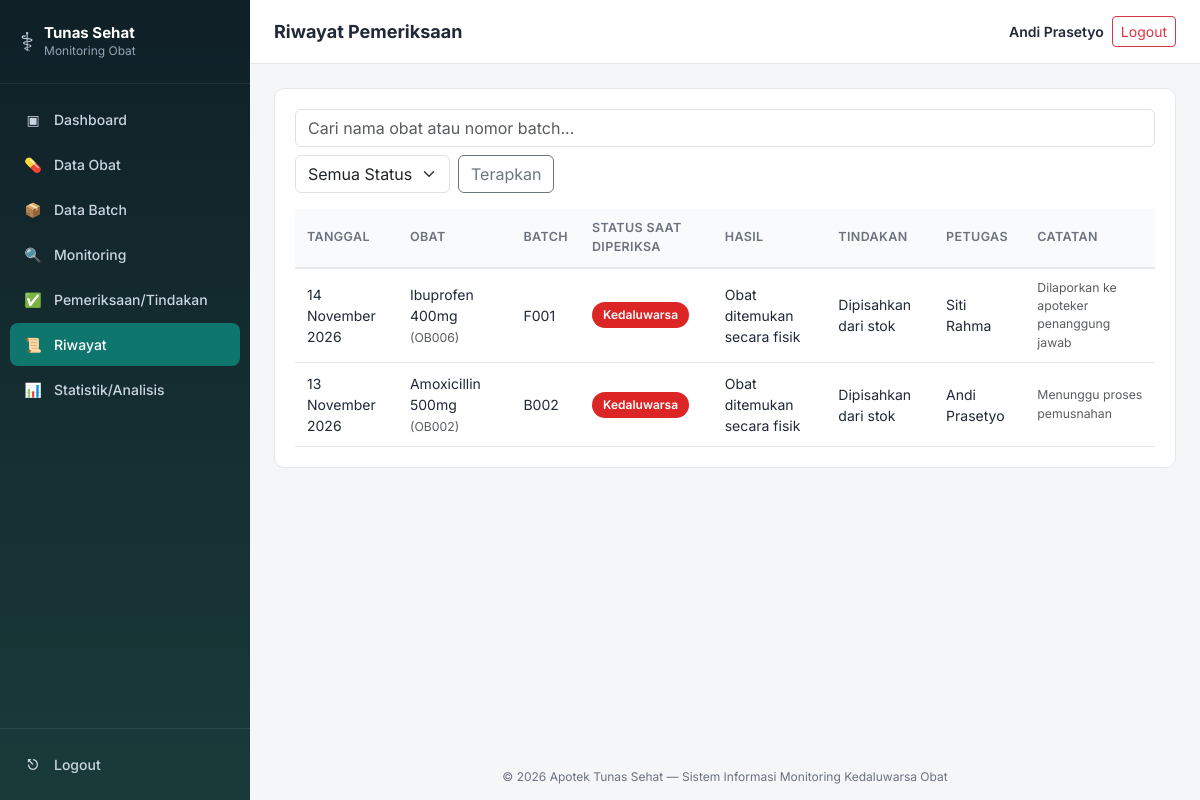
The app's page /apotek-monitoring/modules/riwayat/index.php (signed in) with its own data.
### tables this page shows
CREATE TABLE users (
    id_user INT AUTO_INCREMENT PRIMARY KEY,
    username VARCHAR(50) NOT NULL UNIQUE,
    password VARCHAR(255) NOT NULL,
    nama_lengkap VARCHAR(100) NOT NULL,
    created_at TIMESTAMP DEFAULT CURRENT_TIMESTAMP
);

CREATE TABLE pemeriksaan (
    id_pemeriksaan INT AUTO_INCREMENT PRIMARY KEY,
    id_batch INT NOT NULL,
    id_user INT NOT NULL,
    tanggal_pemeriksaan DATE NOT NULL,
    status_saat_diperiksa VARCHAR(20) NOT NULL,
    hasil_pemeriksaan VARCHAR(150) NOT NULL,
    tindakan VARCHAR(150) NOT NULL,
    catatan TEXT NULL,
    created_at TIMESTAMP DEFAULT CURRENT_TIMESTAMP,
    CONSTRAINT fk_pemeriksaan_batch FOREIGN KEY (id_batch) REFERENCES batch(id_batch)
        ON DELETE CASCADE ON UPDATE CASCADE,
    CONSTRAINT fk_pemeriksaan_user FOREIGN KEY (id_user) REFERENCES users(id_user)
        ON DELETE RESTRICT ON UPDATE CASCADE
);

CREATE TABLE obat (
    id_obat INT AUTO_INCREMENT PRIMARY KEY,
    kode_obat VARCHAR(20) NOT NULL UNIQUE,
    nama_obat VARCHAR(100) NOT NULL,
    kategori VARCHAR(50) NOT NULL,
    satuan VARCHAR(20) NOT NULL,
    keterangan TEXT NULL,
    created_at TIMESTAMP DEFAULT CURRENT_TIMESTAMP,
    updated_at TIMESTAMP DEFAULT CURRENT_TIMESTAMP ON UPDATE CURRENT_TIMESTAMP
);

CREATE TABLE batch (
    id_batch INT AUTO_INCREMENT PRIMARY KEY,
    id_obat INT NOT NULL,
    nomor_batch VARCHAR(50) NOT NULL,
    tanggal_masuk DATE NOT NULL,
    tanggal_kedaluwarsa DATE NOT NULL,
    jumlah_stok INT NOT NULL DEFAULT 0,
    created_at TIMESTAMP DEFAULT CURRENT_TIMESTAMP,
    updated_at TIMESTAMP DEFAULT CURRENT_TIMESTAMP ON UPDATE CURRENT_TIMESTAMP,
    CONSTRAINT fk_batch_obat FOREIGN KEY (id_obat) REFERENCES obat(id_obat)
        ON DELETE RESTRICT ON UPDATE CASCADE
);

### apotek-monitoring/includes/functions.php (called while the page is built, shortened)
<?php
function statusBadgeClass(string $status): string
{
    switch ($status) {
        case 'Kedaluwarsa': return 'badge-kedaluwarsa';
    }
}
function formatTanggalIndo(?string $tanggal): string
{
    $bulan = ['', 'Januari', 'Februari', 'Maret', 'April', 'Mei', 'Juni',
              'Juli', 'Agustus', 'September', 'Oktober', 'November', 'Desember'];
    $d = new DateTime($tanggal);
    return $d->format('d') . ' ' . $bulan[(int) $d->format('n')] . ' ' . $d->format('Y');
}
function e(?string $str): string
{
    return htmlspecialchars($str ?? '', ENT_QUOTES, 'UTF-8');
}

### apotek-monitoring/includes/auth.php (called while the page is built, shortened)
<?php
function current_user(): array
{
    return [
        'id_user'      => $_SESSION['id_user'] ?? null,
        'username'     => $_SESSION['username'] ?? '',
        'nama_lengkap' => $_SESSION['nama_lengkap'] ?? '',
    ];
}

### apotek-monitoring/modules/riwayat/index.php (the view, shortened to what this page needs)
<?php
require_once __DIR__ . '/../../config/config.php';
$pageTitle = 'Riwayat Pemeriksaan';
$keyword = trim($_GET['q'] ?? '');
$sql = "
    SELECT p.*, b.nomor_batch, o.nama_obat, o.kode_obat, u.nama_lengkap
    FROM pemeriksaan p
    JOIN batch b ON b.id_batch = p.id_batch
    JOIN obat o ON o.id_obat = b.id_obat
    JOIN users u ON u.id_user = p.id_user
    WHERE 1=1
";
$params = [];
$sql .= " ORDER BY p.tanggal_pemeriksaan DESC, p.id_pemeriksaan DESC";
$stmt = $pdo->prepare($sql);
$stmt->execute($params);
$list = $stmt->fetchAll();
include __DIR__ . '/../../includes/header.php';
?>
<div class="panel">
  <form method="GET" class="d-flex gap-2 flex-wrap mb-3">
    <input type="text" name="q" class="form-control" placeholder="Cari nama obat atau nomor batch..." value="<?= e($keyword) ?>" style="min-width:230px;">
    <select name="filter" class="form-select" style="width:auto;">
      <option value="">Semua Status</option>
    </select>
    <button class="btn btn-outline-secondary" type="submit">Terapkan</button>
  </form>
  <?php if (empty($list)): ?>
    <div class="empty-state"><div class="icon">&#128220;</div>Belum ada riwayat pemeriksaan yang cocok.</div>
  <?php else: ?>
  <div class="table-responsive-wrap">
    <table class="table-app">
      <thead>
        <tr><th>Tanggal</th><th>Obat</th><th>Batch</th><th>Status Saat Diperiksa</th><th>Hasil</th><th>Tindakan</th><th>Petugas</th><th>Catatan</th></tr>
      </thead>
      <tbody>
      <?php foreach ($list as $p): ?>
        <tr>
          <td><?= formatTanggalIndo($p['tanggal_pemeriksaan']) ?></td>
          <td><?= e($p['nama_obat']) ?> <span class="text-muted small">(<?= e($p['kode_obat']) ?>)</span></td>
          <td><?= e($p['nomor_batch']) ?></td>
          <td><span class="badge-status <?= statusBadgeClass($p['status_saat_diperiksa']) ?>"><?= e($p['status_saat_diperiksa']) ?></span></td>
          <td><?= e($p['hasil_pemeriksaan']) ?></td>
          <td><?= e($p['tindakan']) ?></td>
          <td><?= e($p['nama_lengkap']) ?></td>
          <td class="text-muted small"><?= e($p['catatan'] ?: '-') ?></td>
        </tr>
      <?php endforeach; ?>
      </tbody>
    </table>
  </div>
  <?php endif; ?>
</div>
<?php include __DIR__ . '/../../includes/footer.php'; ?>

### apotek-monitoring/includes/header.php (shortened to what this page needs)
<?php
$pageTitle = $pageTitle ?? 'Sistem Monitoring';
$user = current_user();
?>
<!DOCTYPE html>
<html lang="id">
<head>
<link href="https://cdn.jsdelivr.net/npm/bootstrap@5.3.3/dist/css/bootstrap.min.css" rel="stylesheet">
<link rel="stylesheet" href="<?= BASE_URL ?>/assets/css/style.css">
</head>
<body>
<div class="app-shell">
  <?php include __DIR__ . '/sidebar.php'; ?>
  <div class="app-main">
    <header class="app-topbar">
      <h1 class="page-title"><?= e($pageTitle) ?></h1>
      <div class="topbar-user">
        <span class="user-name"><?= e($user['nama_lengkap']) ?></span>
        <a href="<?= BASE_URL ?>/modules/auth/logout.php" class="btn btn-sm btn-outline-danger ms-2" onclick="return confirm('Yakin ingin logout?');">Logout</a>
      </div>
    </header>
    <main class="app-content">

### assets/css/style.css (style rules this page uses)
:root { --primary: #0f766e; --primary-dark: #0b5a54; --sidebar-bg: #0f2027; --sidebar-bg2: #1a3a3a; --text-main: #1f2937; --text-muted: #6b7280; --border: #e5e7eb; --bg-page: #f4f6f8; --aman: #16a34a; --perhatian: #d97706; --kritis: #ea580c; --kedaluwarsa: #dc2626; --radius: 10px; }
* { box-sizing: border-box; }
body { font-family: 'Inter', -apple-system, BlinkMacSystemFont, 'Segoe UI', sans-serif; background: var(--bg-page); color: var(--text-main); margin: 0; }
.app-shell { display: flex; min-height: 100vh; }
.app-main { flex: 1; display: flex; flex-direction: column; min-width: 0; }
.app-topbar { height: 64px; background: #fff; border-bottom: 1px solid var(--border); display: flex; align-items: center; gap: 16px; padding: 0 24px; position: sticky; top: 0; z-index: 10; }
.page-title { font-size: 18px; font-weight: 700; margin: 0; flex: 1; }
.topbar-user { display: flex; align-items: center; font-size: 14px; color: var(--text-muted); }
.user-name { font-weight: 600; color: var(--text-main); }
.app-content { padding: 24px; flex: 1; }
.panel { background: #fff; border-radius: var(--radius); border: 1px solid var(--border); padding: 20px; margin-bottom: 22px; }
.badge-status { display: inline-block; padding: 4px 11px; border-radius: 999px; font-size: 12px; font-weight: 600; color: #fff; }
.badge-kedaluwarsa { background: var(--kedaluwarsa); }
.table-app { width: 100%; border-collapse: collapse; font-size: 14px; }
.table-app th { text-align: left; padding: 10px 12px; background: #f9fafb; border-bottom: 2px solid var(--border); font-weight: 600; color: var(--text-muted); font-size: 12.5px; text-transform: uppercase; letter-spacing: .03em; }
.table-app td { padding: 10px 12px; border-bottom: 1px solid var(--border); vertical-align: middle; }
.table-responsive-wrap { overflow-x: auto; }

### records on screen
users: nama_lengkap "Andi Prasetyo"
pemeriksaan: tanggal_pemeriksaan "14 November 2026", obat.nama_obat "Ibuprofen 400mg", obat.kode_obat "OB006", id_batch.nomor_batch "F001", status_saat_diperiksa "Kedaluwarsa", hasil_pemeriksaan "Obat ditemukan secara fisik", tindakan "Dipisahkan dari stok", id_user.nama_lengkap "Siti Rahma", catatan "Dilaporkan ke apoteker penanggung jawab"
pemeriksaan: tanggal_pemeriksaan "13 November 2026", obat.nama_obat "Amoxicillin 500mg", obat.kode_obat "OB002", id_batch.nomor_batch "B002", status_saat_diperiksa "Kedaluwarsa", hasil_pemeriksaan "Obat ditemukan secara fisik", tindakan "Dipisahkan dari stok", id_user.nama_lengkap "Andi Prasetyo", catatan "Menunggu proses pemusnahan"

### other values on screen
$pageTitle "Riwayat Pemeriksaan"
